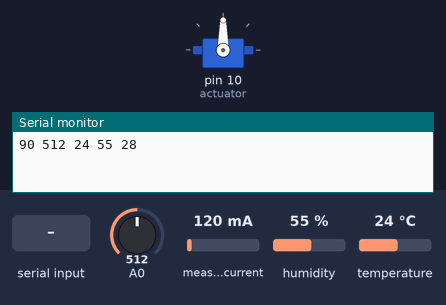
Recording of a sketch running on a simulated Arduino Uno, built with avr-gcc and run on an emulated ATmega328P. Parts: servo, the last lines printed to the serial monitor. The test bench sets the inputs (shaded band); at power-on: A0 = 512, measured current 120 mA, humidity 55 %, temperature 24 °C.

Above: at 1.2 s.
1.3 s: "30,150\n" received over Serial
At 3.4 s:
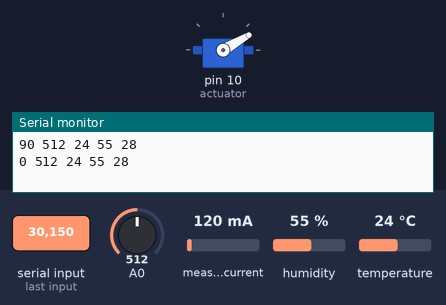
At 5.4 s:
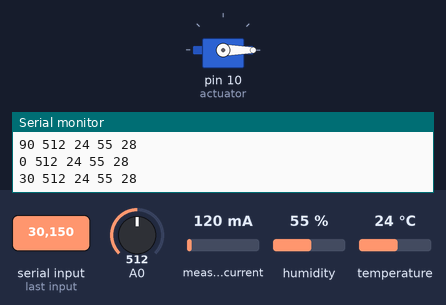
6.0 s: "200\n" received over Serial
At 7.3 s:
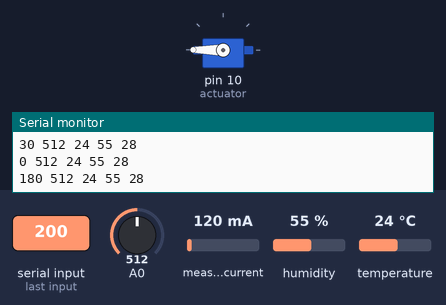
Timing chart, 0 to 9.7 s (numbered marks = the images above; inputs shaded):
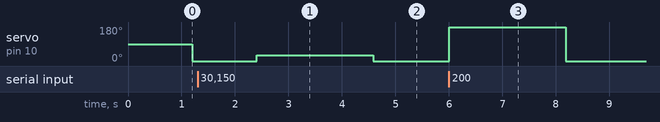

The sketch:

AI_Power_Saving.ino
```cpp
// Import Dependencies

#include <SPI.h> //Serial Interface
#include <Servo.h> //Servo Library
#include "EmonLib.h" // Electric Monitoring Library for measuring AC current
EnergyMonitor emon1;

#include "DHT.h"
#define DHTPIN 2
#define DHTTYPE DHT11
DHT dht(DHTPIN, DHTTYPE);

#include <Servo.h>
Servo actuator;

//Initialize Variables
int a;
int l;
int t;
int h;
int p;
String ctrl;
int ctr2;


void setup() {
  // Initialize Serial
  Serial.begin(9600);

  // Initalize Current Meter Parameters
  emon1.current(1, 10);

  // Initialize servo connection
  actuator.attach(10);

  // Initialize Temperature Humidity Sensor
  dht.begin();
}

void loop() {

  //Servo Reading
  a = actuator.read();

  //Light Reading
  l = analogRead(A0);

  //Humidity and Temp reading
  t = dht.readTemperature();
  h = dht.readHumidity();

  //Power reading
  p = emon1.calcIrms(1480) * 237;

  //Create data string for logging and serial
  String dataString = String(a) + " " + String(l) + " " + String(t) + " " + String(h) + " " + String(p);

  // Read and Write via serial
  Serial.println(dataString);
  ctrl = Serial.readStringUntil('\n');
  ctr2 = ctrl.toInt();
  // Issue read command to servo
  actuator.write(ctr2);
  delay(1000);
}
```

Measured:
- after the input at 1.3 s, servo on pin 10 (actuator): 0° → 30° after 1.1 s, → 0° 2.2 s later
- after the input at 6.0 s, servo on pin 10 (actuator): 0° → 180° at once, → 0° 2.2 s later
